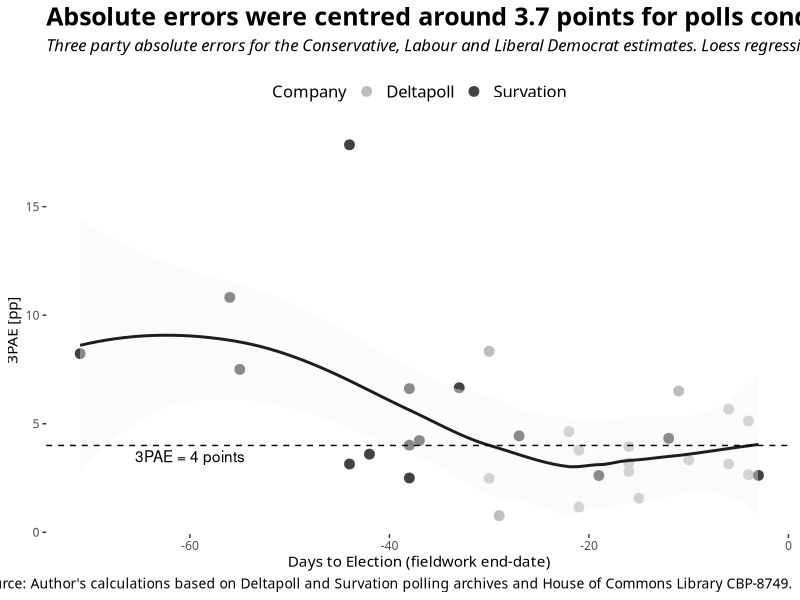
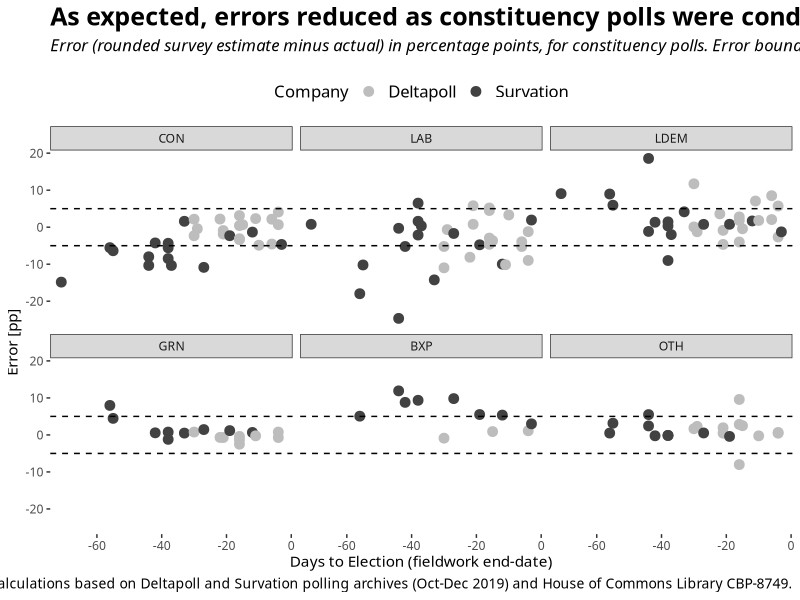

Here is the R script that generated these plots, in order:
## Install packages
library(tidyverse)
library(readxl)
library(lubridate)

## Set theme
theme_clean <- theme_bw(base_family="Calibri") + 
  theme(legend.position = "top",
        legend.title = element_text(size = 12),
        legend.text = element_text(size = 12),
        plot.title = element_text(size = 18, face = "bold"),
        plot.subtitle = element_text(size = 12, face = "italic", margin = margin(b=12)),
        plot.caption = element_text(size = 10),
        panel.grid.major = element_blank(),
        panel.grid.minor = element_blank(),
        panel.border = element_blank())
theme_set(theme_clean)

## Import and tidy data
polls_estimate_df <- read_excel("GE2019 Constituency Polling Accuracy - 2020-02-20.xlsx",
                                sheet = "DATA") %>%
  dplyr::select("company", "ons_id", "constituency_name",
                "fw_start", "fw_end", "sample_size",
                "con", "lab", "ldem", "grn", "bxp", "oth",
                "est_1st_party", "est_2nd_party")

ge2019_results_df <- read_excel("GE2019 Constituency Polling Accuracy - 2020-02-20.xlsx",
                                sheet = "GE2019-RESULTS") %>%
  mutate(con_vs = con / valid_votes,
         lab_vs = lab / valid_votes,
         ldem_vs = ld / valid_votes,
         grn_vs = green / valid_votes,
         bxp_vs = brexit / valid_votes,
         oth_vs = other / valid_votes) %>%
  dplyr::select("ons_id", "region_name",
                "result", "first_party", "second_party",
                "con_vs", "lab_vs", "ldem_vs", "grn_vs", "bxp_vs", "oth_vs")

## Join and create the tables
polls_innerjoin_df <- inner_join(polls_estimate_df, ge2019_results_df,
                                 by = "ons_id") %>%
  mutate(days_to = as.numeric(as_date(fw_end) - as_date("2019-12-12")),
         CON = ifelse(con_vs == 0, NA, con - con_vs),
         LAB = ifelse(lab_vs == 0, NA, lab - lab_vs),
         LDEM = ifelse(ldem_vs == 0, NA, ldem - ldem_vs),
         GRN = ifelse(grn_vs == 0, NA, grn - grn_vs),
         BXP = ifelse(bxp_vs == 0, NA, bxp - bxp_vs),
         OTH = ifelse(oth_vs == 0, NA, oth - oth_vs),
         CONBXP = (con + bxp) - (con_vs + bxp_vs),
         party_mae = (1/3)*(abs(CON) + abs(LAB) + abs(LDEM)))

polls_error_df <- polls_innerjoin_df %>%
  dplyr::select("company", "ons_id", "constituency_name", "days_to",
                "CON", "LAB", "LDEM", "GRN", "BXP", "OTH") %>%
  pivot_longer(cols = 5:10,
               names_to = "Party",
               values_to = "Error",
               values_drop_na = TRUE)
polls_error_df$Party = factor(polls_error_df$Party,
                              levels = c("CON", "LAB", "LDEM", "GRN", "BXP", "OTH"))

polls_call_df <- polls_innerjoin_df %>%
  dplyr::filter(days_to > -21) %>%
  dplyr::select("company", "constituency_name",
                "fw_start", "fw_end", "days_to",
                "est_1st_party", "est_2nd_party",
                "first_party", "second_party",
                "CON", "LAB", "LDEM", "GRN", "BXP", "OTH", "CONBXP", "party_mae")

polls_call_df %>%
  select("CON", "LAB", "LDEM", "GRN", "BXP", "OTH", "CONBXP", "party_mae") %>%
  summarise_all(list(mean = mean, sd = sd), na.rm = TRUE) %>% #create columns called PARTY_mean and PARTY_sd
  pivot_longer(everything(), names_to = c("PARTY", "measure"),
               names_pattern = "(.*)_(.*)") %>% #identifies PARTY and measure using regex
  pivot_wider(names_from = "measure", values_from = "value") %>% #then we spread the columns
  mutate(mean = 100 * mean, sd = 100 * sd) #multiply by 100 to give the values in percentage points

## Create the graphs
polls_error_gg <- ggplot(polls_error_df,
                         aes(x = days_to, y = Error*100)) +
  geom_point(aes(color = company), na.rm = TRUE,
             size = 3) +
  facet_wrap(~Party) +
  geom_hline(aes(yintercept = -5), linetype = "dashed") +
  geom_hline(aes(yintercept = 5), linetype = "dashed") +
  scale_color_manual(name = "Company",
                     values = c("#BDBDBD", "#424242")) +
  labs(title = "As expected, errors reduced as constituency polls were conducted closer to the election.",
       subtitle = "Error (rounded survey estimate minus actual) in percentage points, for constituency polls. Error bounds of five points are shown.",
       x = "Days to Election (fieldwork end-date)",
       y = "Error [pp]",
       caption = "Source: Author's calculations based on Deltapoll and Survation polling archives (Oct-Dec 2019) and House of Commons Library CBP-8749.")

polls_3pae_gg <- ggplot(polls_innerjoin_df,
                       aes(x = days_to, y = party_mae*100)) +
  geom_point(aes(color = company), na.rm = TRUE, size = 3) +
  geom_smooth(method = "loess", na.rm = TRUE,
              color = "#1D1D1D", fill = "#F5F5F5") +
  geom_hline(aes(yintercept = 4), linetype = "dashed") +
  annotate("text", x = -60, y = 3.5, label = "3PAE = 4 points") +
  scale_color_manual(name = "Company",
                     values = c("#BDBDBD", "#424242")) +
  labs(title = "Absolute errors were centred around 3.7 points for polls conducted after 21st November.",
       subtitle = "Three party absolute errors for the Conservative, Labour and Liberal Democrat estimates. Loess regression curve (with 95% confidence intervals).",
       x = "Days to Election (fieldwork end-date)",
       y = "3PAE [pp]",
       fill = "Company",
       caption = "Source: Author's calculations based on Deltapoll and Survation polling archives and House of Commons Library CBP-8749.")